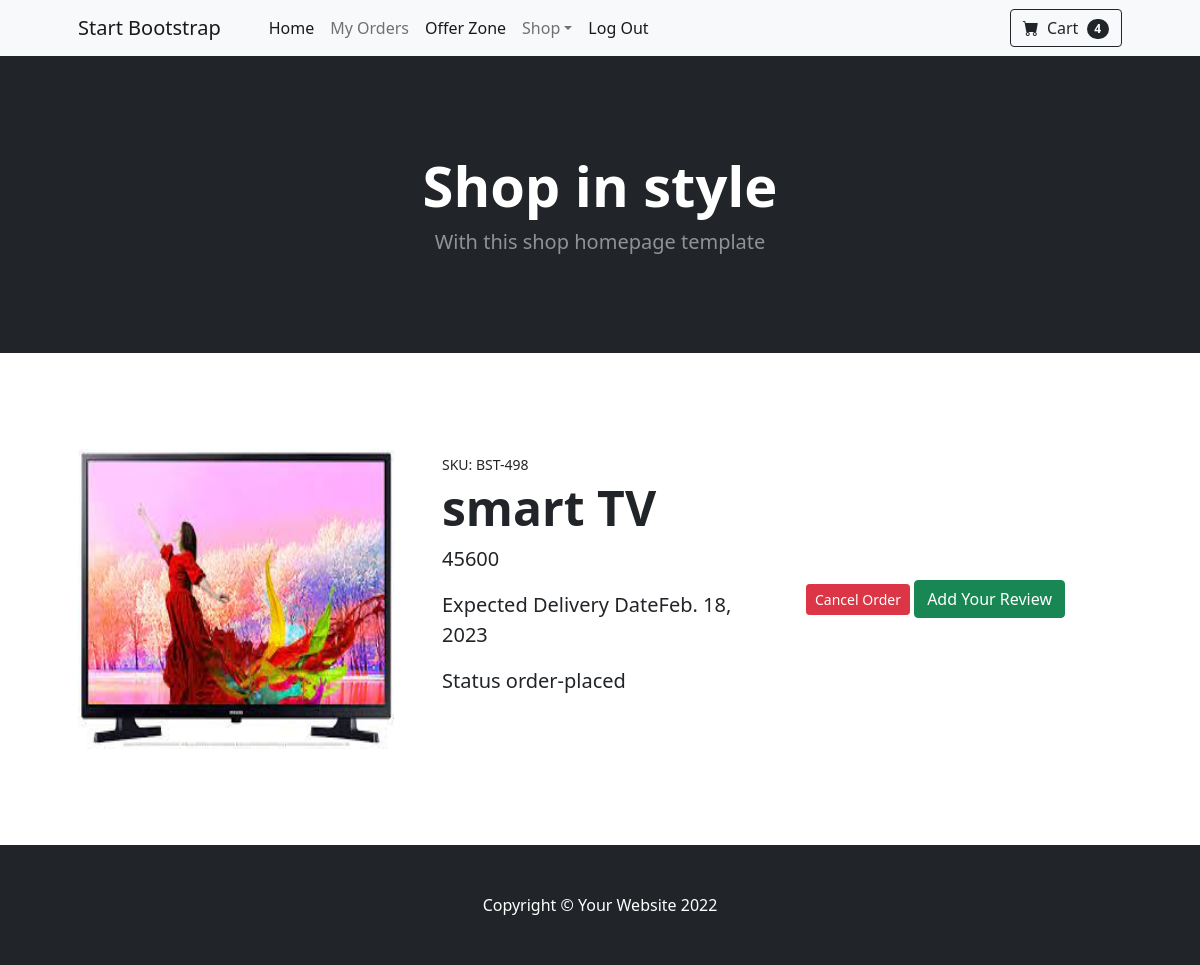
The app's page /orders/list (signed in) with its own data.
### store/models.py (models this page shows, shortened)
class Orders(models.Model):
    product=models.ForeignKey(Products,on_delete=models.CASCADE)
    user=models.ForeignKey(User,on_delete=models.CASCADE)
    created_date=models.DateTimeField(auto_now_add=True)
    options=(
        ("shipped","shipped"),
        ("order-placed","order-placed"),
        ("in-transit","in-transit"),
        ("delivered","delivered"),
        ("cancelled","cancelled"),
        ("return","return")
    )
    status=models.CharField(max_length=200,choices=options,default="order-placed")
    curDtae=datetime.date.today()
    expDate=curDtae+datetime.timedelta(days=5)
    expected_deliverydate=models.DateField(default=expDate)
    address=models.CharField(max_length=300,null=True)

class Products(models.Model):
    product_name=models.CharField(max_length=200)
    category=models.ForeignKey(Category,on_delete=models.CASCADE)
    description=models.CharField(max_length=200)
    price=models.PositiveIntegerField()
    is_active=models.BooleanField(default=True)
    image=models.ImageField(upload_to="images",null=True,blank=True)

### customer/views.py (the view)
# urls.py: path("orders/list",views.MyOrdersView.as_view(),name="order-list"),
@method_decorator(signin_required,name="dispatch")
class MyOrdersView(View):
  def get(self,request,*args,**kwargs):
    qs=Orders.objects.filter(user=request.user).exclude(status="cancelled")
    return render(request,"order-list.html",{"orders":qs})

### customer/context_processors.py (called while the page is built)
def cart_count(request):
    if request.user.is_authenticated:
       cnt=Carts.objects.filter(user=request.user,status="in-cart").count()
    else:
        cnt=0
    return{"count":cnt}

### customer/views.py (called while the page is built)
def signin_required(fn):
  def wrapper(request,*args,**kwargs):
    if not request.user.is_authenticated:
      messages.error(request,"Invalid User")
      return redirect("signin")
    else:
      return fn(request,*args,**kwargs)
  return wrapper

### customer/templates/order-list.html (shortened to what this page needs)
{%extends 'base.html'%}
{%block body%}
{%for o in orders%}
<section class="py-5">
    <div class="container px-4 px-lg-5 my-5">
        <div class="row gx-4 gx-lg-5 align-items-center">
            <div class="col-md-4">
              {%if o.product.image%}
              <img class="card-img-top mb-5 mb-md-0" src="{{o.product.image.url}}" alt="..." / height="300px">
                  {%else%}
                  <img class="card-img-top mb-5 mb-md-0" src="https://dummyimage.com/600x700/dee2e6/6c757d.jpg" alt="..." / height="300px">
              {%endif%}
            </div>
            <div class="col-md-4">
                <div class="small mb-1">SKU: BST-498</div>
                <h1 class="display-5 fw-bolder">{{o.product.product_name}}</h1>
                <div class="fs-5 mb-5">
                    <p class="">{{o.product.price}}</p>
                    <p class="">Expected Delivery Date{{o.expected_deliverydate}}</p>
                    <p class="">Status {{o.status}}</p>
                </div>
            </div>
            <div class="col-md-4">
                <a href="{%url 'remove' o.id %}" class="btn btn-danger btn-sm">Cancel Order</a>
                <a href="{%url 'review-add' o.product.id %}" class="btn btn-success">Add Your Review</a>
            </div>
        </div>
    </div>
</section>
{%endfor%}
{%endblock%}

### records on screen
Orders: product.image (picture), product.product_name "smart TV", product.price "45600", expected_deliverydate "Feb. 18, 2023", status "order-placed"

### other values on screen
{{ count }} "4"
